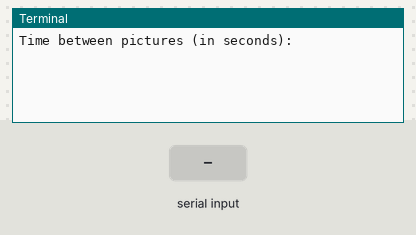
The program below on a simulated Raspberry Pi (BCM pin numbers). Shown: the last lines printed to the terminal. The inputs (shaded band) are chosen by the test bench. The clock reads 2024-03-15 10:24:30 at power-on unless the program sets it; the camera gives no picture and a still takes 0.5 s.

Above: at 1.2 s.
1.3 s: "5" typed at the terminal, then Enter
At 2.3 s:
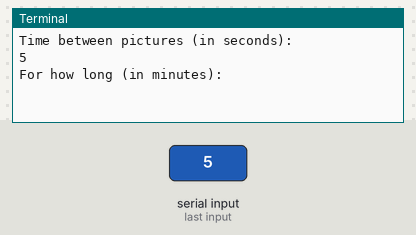
2.8 s: "90" typed at the terminal, then Enter
At 3.4 s:
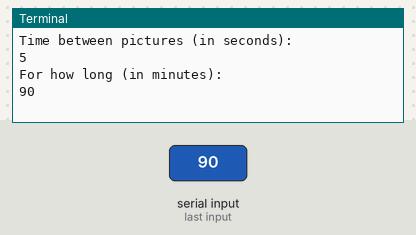

Measured:
- after the input at 1.3 s, the terminal: prints a new line at once (image 1)
- after the input at 2.8 s, the terminal: prints a new line at once (image 2)

The program:

Interval.py
```python
from datetime import datetime
import os
from picamera import PiCamera
import time

#Take a photo
#name it
#add it to/var/www/html/

camera = PiCamera()
camera.resolution = (4056,3040)
path = "/var/www/html/Interval_" + datetime.now().strftime('%Y%m%d') + "_" + datetime.now().strftime('%H:%M')

#check to see fi directory arleady exists
if os.path.exists(path):
    pass
else:
    os.mkdir(path)
    #IF it doesn't exist, make it.

interval = int(input("Time between pictures (in seconds): "))
time_span = int(input("For how long (in minutes): "))
counter = int((time_span*60)/interval)

#camera.capture(path + '/1.jpg')
#Now, how to increment this?

for i in range(counter):
    picture_name = path + '/%s.jpg' %i
    camera.capture(picture_name)
    time.sleep(interval)
```
